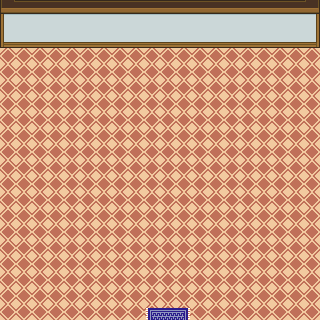

This is a level from a 2D game, rendered from its Tiled map with the project's own tilesets. A one-line summary and the map file follow, with tile-layer data summarised:
An orthogonal 20x20 tile map with 16x16 px tiles, 4 tile layers (Layer 1, Layer 2, Layer 3, Above Player), 3 tilesets and 5 objects (4x event, collision).

<map version="1.10" tiledversion="1.12.1-8-g449813058" orientation="orthogonal" renderorder="right-down" width="20" height="20" tilewidth="16" tileheight="16" infinite="0" nextlayerid="7" nextobjectid="54">
 <properties>
  <property name="edges" value="clamped" />
  <property name="inside" type="bool" value="true" />
  <property name="map_type" value="notype" />
  <property name="slug" value="classic_gym_shade" />
 </properties>
 <tileset firstgid="1" source="../gfx/tilesets/core_indoor_floors.tsx" />
 <tileset firstgid="3865" source="../gfx/tilesets/core_indoor_walls.tsx" />
 <tileset firstgid="7729" source="../gfx/tilesets/core_set pieces.tsx" />
 <layer id="1" name="Layer 1" width="20" height="20">
  <data>[400 cells, 400 non-empty, 10 distinct tile ids]</data>
 </layer>
 <layer id="2" name="Layer 2" width="20" height="20">
  <data>[400 cells, 3 non-empty, 3 distinct tile ids]</data>
 </layer>
 <layer id="3" name="Layer 3" width="20" height="20">
  <data>[400 cells, 0 non-empty, 0 distinct tile ids]</data>
 </layer>
 <layer id="5" name="Above Player" width="20" height="20">
  <data>[400 cells, 0 non-empty, 0 distinct tile ids]</data>
 </layer>
 <objectgroup color="#ff0000" id="4" name="Collisions">
  <object id="13" type="collision" x="0" y="32" width="320" height="16" />
 </objectgroup>
 <objectgroup color="#ffff00" id="6" name="Events">
  <object id="15" name="Play Music" type="event" x="0" y="0" width="16" height="16">
   <properties>
    <property name="act1" value="play_music music_cathedral_theme" />
    <property name="cond1" value="not music_playing music_cathedral_theme" />
   </properties>
  </object>
  <object id="14" name="Create Gym Leader" type="event" x="160" y="80" width="16" height="16">
   <properties>
    <property name="act1" value="create_npc classic_gym_leader_shade,10,5" />
    <property name="cond1" value="not char_exists classic_gym_leader_shade" />
   </properties>
  </object>
  <object id="17" name="Talk Gym Leader" type="event" x="160" y="96" width="16" height="16">
   <properties>
    <property name="act11" value="char_talk classic_gym_leader_shade,pre_battle" />
    <property name="act12" value="add_monster hydrone,20,classic_gym_leader_shade,5,10" />
    <property name="act13" value="add_monster nudikill,20,classic_gym_leader_shade,5,10" />
    <property name="act17" value="start_battle player,classic_gym_leader_shade" />
    <property name="act18" value="char_talk classic_gym_leader_shade,post_battle_lose" />
    <property name="behav1" value="talk classic_gym_leader_shade" />
    <property name="cond1" value="not battle_outcome player,won,classic_gym_leader_shade" />
   </properties>
  </object>
  <object id="16" name="Environment" type="event" x="16" y="0" width="16" height="16">
   <properties>
    <property name="act1" value="set_environment interior" />
    <property name="cond1" value="not environment_is interior" />
   </properties>
  </object>
 </objectgroup>
</map>
